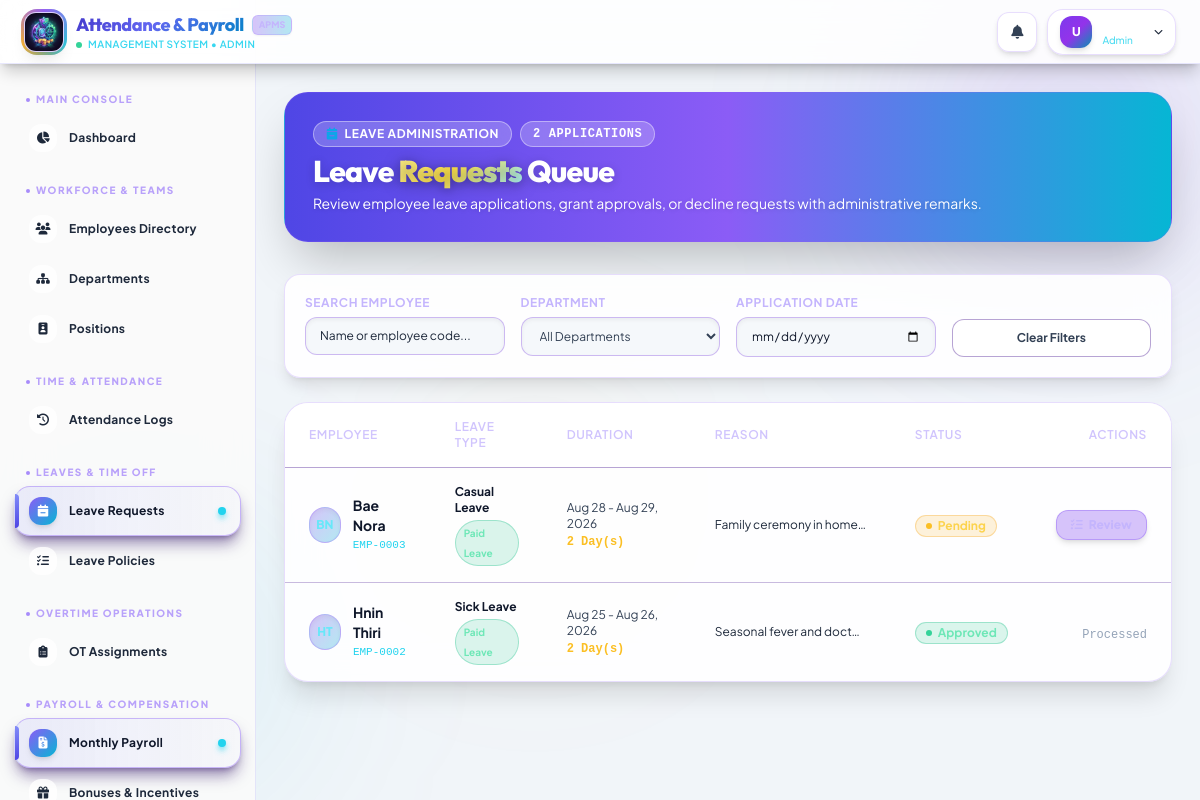
Screenshot of /admin/leaves (signed in) with the database file from the repository.
### tables this page shows
CREATE TABLE `leaverequest` (
  `RequestID` int NOT NULL AUTO_INCREMENT,
  `LeaveTypeID` int NOT NULL,
  `EmpID` int NOT NULL,
  `StartDate` date NOT NULL,
  `EndDate` date NOT NULL,
  `Reason` text NOT NULL,
  `Status` enum('Pending','Approved','Rejected') NOT NULL DEFAULT 'Pending',
  PRIMARY KEY (`RequestID`),
  KEY `idx_leaverequest_type` (`LeaveTypeID`),
  KEY `idx_leaverequest_emp` (`EmpID`),
  CONSTRAINT `fk_leaverequest_leavetype` FOREIGN KEY (`LeaveTypeID`) REFERENCES `leavetypes` (`LeaveTypeID`) ON DELETE RESTRICT ON UPDATE CASCADE,
  CONSTRAINT `fk_leaverequest_employee` FOREIGN KEY (`EmpID`) REFERENCES `employee` (`EmpID`) ON DELETE CASCADE ON UPDATE CASCADE
);

CREATE TABLE `employee` (
  `EmpID` int NOT NULL AUTO_INCREMENT,
  `FirstName` varchar(100) NOT NULL,
  `LastName` varchar(100) NOT NULL,
  `Gender` enum('Male','Female','Other') NOT NULL DEFAULT 'Other',
  `Email` varchar(255) NOT NULL,
  `Password` varchar(255) NOT NULL,
  `PhoneNumber` varchar(30) NOT NULL,
  `Address` text NOT NULL,
  `PositionID` int NOT NULL,
  `JoinDate` date NOT NULL,
  `Status` enum('Active','Inactive') NOT NULL DEFAULT 'Active',
  `ProfilePhoto` varchar(255) DEFAULT NULL,
  `PasswordResetRequest` tinyint(1) NOT NULL DEFAULT '0',
  `is_first_login` tinyint(1) NOT NULL DEFAULT '1',
  PRIMARY KEY (`EmpID`),
  UNIQUE KEY `uq_emp_email` (`Email`),
  KEY `idx_employee_position` (`PositionID`),
  KEY `idx_employee_status` (`Status`),
  CONSTRAINT `fk_employee_position` FOREIGN KEY (`PositionID`) REFERENCES `position` (`PositionID`) ON DELETE RESTRICT ON UPDATE CASCADE
);

CREATE TABLE `leavetypes` (
  `LeaveTypeID` int NOT NULL AUTO_INCREMENT,
  `LeaveType` varchar(100) NOT NULL,
  `DaysAllowed` int NOT NULL DEFAULT '0',
  `IsPaid` tinyint(1) NOT NULL DEFAULT '1',
  `DeductionRate` decimal(10,2) NOT NULL DEFAULT '0.00',
  `DurationMonths` int NOT NULL DEFAULT '0',
  PRIMARY KEY (`LeaveTypeID`),
  UNIQUE KEY `uq_leavetype_name` (`LeaveType`)
);

### controllers/AdminController.php (called while the page is built, shortened)
<?php
class AdminController extends Controller {
    public function leaves() {
        $leaveRequestModel = $this->model('LeaveRequest');
        $departmentModel = $this->model('Department');
        $filters = [
            'search' => $_GET['search'] ?? '',
            'DeptID' => $_GET['department_id'] ?? '',
            'status' => $_GET['status'] ?? '',
            'leave_type' => $_GET['leave_type'] ?? '',
            'date' => $_GET['date'] ?? ''
        ];
        $leaveRequests = $leaveRequestModel->getAll();
        $departments = $departmentModel->getAll();
        $this->view('layouts/main', [
            'title' => 'Leave Management',
            'content' => 'admin/leaves',
            'leaveRequests' => $leaveRequests,
            'departments' => $departments,
            'filters' => $filters,
            'page' => 1,
            'total_pages' => 1
        ]);
    }
}

### core/Router.php (called while the page is built, shortened)
<?php
class Router {
    protected $currentMethod = 'index';
    public function __construct() {
        $url = $this->getUrl();
        if(isset($url[0]) && file_exists(__DIR__ . '/../controllers/' . ucwords($url[0]). 'Controller.php')){
            unset($url[0]);
        }
        $this->currentController = new $this->currentController;
        if(isset($url[1])){
            if(method_exists($this->currentController, $url[1])){
                $this->currentMethod = $url[1];
                unset($url[1]);
            }
        }
        $this->params = $url ? array_values($url) : [];
        call_user_func_array([$this->currentController, $this->currentMethod], $this->params);
    }
    public function getUrl(){
        if(isset($_GET['url'])){
            $url = rtrim($_GET['url'], '/');
            $url = filter_var($url, FILTER_SANITIZE_URL);
            $url = explode('/', $url);
            return $url;
        }
        return [];
    }
}

### index.php (called while the page is built, shortened)
<?php
require_once __DIR__ . '/config/database.php';
require_once __DIR__ . '/core/Controller.php';
require_once __DIR__ . '/core/Router.php';
$router = new Router();

### models/LeaveRequest.php (called while the page is built, shortened)
<?php
require_once __DIR__ . '/../config/database.php';
class LeaveRequest {
    private $conn;
    private $table = 'LeaveRequest';
    public function __construct() {
        $database = new Database();
        $this->conn = $database->getConnection();
    }
    public function getAll() {
        $query = "SELECT lr.*, lt.LeaveType, lt.IsPaid, e.FirstName, e.LastName, p.DeptID, d.DeptName, DATEDIFF(lr.EndDate, lr.StartDate) + 1 as days
                  FROM " . $this->table . " lr
                  LEFT JOIN LeaveTypes lt ON lr.LeaveTypeID = lt.LeaveTypeID
                  LEFT JOIN Employee e ON lr.EmpID = e.EmpID
                  LEFT JOIN Position p ON e.PositionID = p.PositionID
                  LEFT JOIN Department d ON p.DeptID = d.DeptID
                  ORDER BY lr.RequestID DESC";
        $stmt = $this->conn->prepare($query);
        $stmt->execute();
        return $stmt->fetchAll(PDO::FETCH_ASSOC);
    }
}

### config/database.php (called while the page is built, shortened)
<?php
class Database {
    private $host = "localhost";
    private $db_name = "payrolldb";
    private $username = "root";
    private $password = "";
    public function getConnection() {
        $this->conn = null;
        try {
            $this->conn = new PDO("mysql:host=" . $this->host . ";dbname=" . $this->db_name, $this->username, $this->password);
            $this->conn->exec("set names utf8");
            $this->conn->setAttribute(PDO::ATTR_ERRMODE, PDO::ERRMODE_EXCEPTION);
            $this->conn->setAttribute(PDO::ATTR_DEFAULT_FETCH_MODE, PDO::FETCH_ASSOC);
        } catch(PDOException $exception) {
            echo "Database Connection Error: " . $exception->getMessage();
        }
        return $this->conn;
    }
}

### views/admin/leaves.php (the view, shortened to what this page needs)
<div class="relative overflow-hidden rounded-3xl bg-gradient-to-r from-indigo-600 via-violet-500 to-cyan-500 border border-violet-500/25 p-6 lg:p-7 mb-8 shadow-2xl" data-aos="fade-down">
    <div class="relative z-10 flex flex-col sm:flex-row items-start sm:items-center justify-between gap-4">
        <div>
            <div class="flex items-center gap-2 mb-1.5">
                <span class="inline-flex items-center gap-1.5 px-3 py-1 rounded-full bg-violet-500/15 border border-violet-500/30 text-violet-300 text-xs font-bold uppercase tracking-wider">
                    <i class="fa-solid fa-calendar-minus text-secondary"></i>
                    <span>Leave Administration</span>
                </span>
                <span class="inline-flex items-center px-3 py-1 rounded-full bg-cyan-500/15 border border-cyan-500/30 text-cyan-300 text-xs font-bold uppercase tracking-wider font-mono">
                    <?= count($data['leaveRequests'] ?? []) ?> Applications
                </span>
            </div>
            <h1 class="text-2xl sm:text-3xl font-extrabold text-white tracking-tight font-outfit">
                Leave <span class="gradient-text">Requests</span> Queue
            </h1>
            <p class="text-gray-300 text-xs sm:text-sm mt-1">Review employee leave applications, grant approvals, or decline requests with administrative remarks.</p>
        </div>
    </div>
</div>
<div class="card-glass rounded-2xl p-5 mb-6 border border-violet-500/20 shadow-lg" data-aos="fade-up" data-aos-delay="50">
    <form method="GET" action="/payrollsystem/admin/leaves" class="grid grid-cols-1 md:grid-cols-2 lg:grid-cols-4 gap-4">
        <div>
            <label class="block text-xs font-bold uppercase tracking-wider text-violet-300 mb-1.5">Search Employee</label>
            <input type="text" name="search" value="<?= htmlspecialchars($data['filters']['search']) ?>" placeholder="Name or employee code..." class="w-full px-3.5 py-2.5 bg-darker/70 border border-violet-700/30 text-white rounded-xl focus:ring-2 focus:ring-violet-500 text-xs shadow-inner">
        </div>
        <div>
            <label class="block text-xs font-bold uppercase tracking-wider text-violet-300 mb-1.5">Department</label>
            <select name="department_id" onchange="this.form.submit()" class="w-full px-3.5 py-2.5 bg-darker/70 border border-violet-700/30 text-gray-300 rounded-xl focus:ring-2 focus:ring-violet-500 text-xs shadow-inner cursor-pointer">
                <option value="">All Departments</option>
            </select>
        </div>
        <div>
            <label class="block text-xs font-bold uppercase tracking-wider text-violet-300 mb-1.5">Application Date</label>
            <input type="date" name="date" value="<?= htmlspecialchars($data['filters']['date'] ?? '') ?>" onchange="this.form.submit()" class="w-full px-3.5 py-2.5 bg-darker/70 border border-violet-700/30 text-white rounded-xl focus:ring-2 focus:ring-violet-500 text-xs shadow-inner">
        </div>
        <div class="flex items-end gap-2">
            <a href="/payrollsystem/admin/leaves" class="w-full py-2.5 text-center bg-surface hover:bg-violet-600/20 text-gray-300 border border-violet-900/40 font-bold rounded-xl text-xs transition-colors">
                Clear Filters
            </a>
        </div>
    </form>
</div>
<div class="card-glass rounded-3xl overflow-hidden border border-violet-500/20 mb-8 shadow-xl" data-aos="fade-up" data-aos-delay="100">
    <div class="overflow-x-auto">
        <table class="w-full text-sm text-left text-gray-400">
            <thead class="text-xs uppercase bg-surface/80 text-violet-300/80 border-b border-violet-900/40">
                <tr>
                    <th scope="col" class="px-6 py-4 font-semibold tracking-wider">Employee</th>
                    <th scope="col" class="px-6 py-4 font-semibold tracking-wider">Leave Type</th>
                    <th scope="col" class="px-6 py-4 font-semibold tracking-wider">Duration</th>
                    <th scope="col" class="px-6 py-4 font-semibold tracking-wider">Reason</th>
                    <th scope="col" class="px-6 py-4 font-semibold tracking-wider">Status</th>
                    <th scope="col" class="px-6 py-4 font-semibold tracking-wider text-right">Actions</th>
                </tr>
            </thead>
            <tbody class="divide-y divide-violet-900/30">
                <?php if(empty($data['leaveRequests'])): ?>
                    <tr>
                        <td colspan="6" class="px-6 py-12 text-center text-gray-500">
                            <div class="w-12 h-12 mx-auto bg-surface rounded-2xl border border-violet-900/40 flex items-center justify-center mb-2 text-violet-400">
                                <i class="fa-solid fa-calendar-check text-2xl"></i>
                            </div>
                            <p class="font-semibold text-gray-300">No leave requests found</p>
                            <p class="text-xs text-gray-500 mt-0.5">Submitted employee leave applications will appear here for review.</p>
                        </td>
                    </tr>
                <?php else: ?>
                    <?php foreach($data['leaveRequests'] as $lr): ?>
                    <tr class="hover:bg-violet-950/20 transition-colors group">
                        <td class="px-6 py-4">
                            <div class="flex items-center gap-3">
                                <div class="w-9 h-9 rounded-2xl bg-gradient-to-br from-violet-600/30 to-cyan-500/30 text-cyan-300 border border-violet-500/30 flex items-center justify-center font-extrabold text-xs shadow-inner">
                                    <?= strtoupper(substr($lr['FirstName'],0,1) . substr($lr['LastName'],0,1)) ?>
                                </div>
                                <div>
                                    <div class="font-bold text-white group-hover:text-violet-300 transition-colors"><?= htmlspecialchars($lr['FirstName'] . ' ' . $lr['LastName']) ?></div>
                                    <div class="text-[11px] text-cyan-400 font-mono">EMP-<?= str_pad($lr['EmpID'], 4, '0', STR_PAD_LEFT) ?></div>
                                </div>
                            </div>
                        </td>
                        <td class="px-6 py-4">
                            <div class="font-bold text-white text-xs"><?= htmlspecialchars($lr['LeaveType']) ?></div>
                            <?php if($lr['IsPaid']): ?>
                                <span class="inline-flex items-center mt-1 px-2 py-0.5 text-[10px] font-bold bg-emerald-500/15 text-emerald-300 rounded-full border border-emerald-500/30">Paid Leave</span>
                            <?php else: ?>
                                <span class="inline-flex items-center mt-1 px-2 py-0.5 text-[10px] font-bold bg-gray-500/15 text-gray-400 rounded-full border border-gray-500/30">Unpaid Leave</span>
                            <?php endif; ?>
                        </td>
                        <td class="px-6 py-4">
                            <div class="text-xs text-gray-300">
                                <?= date('M j', strtotime($lr['StartDate'])) ?> - <?= date('M j, Y', strtotime($lr['EndDate'])) ?>
                                <div class="font-extrabold text-amber-400 mt-0.5 font-mono"><?= $lr['days'] ?> Day(s)</div>
                            </div>
                        </td>
                        <td class="px-6 py-4 max-w-[200px] truncate text-gray-400 text-xs" title="<?= htmlspecialchars($lr['Reason']) ?>">
                            <?= htmlspecialchars($lr['Reason']) ?>
                        </td>
                        <td class="px-6 py-4">
                            <?php if($lr['Status'] === 'Approved'): ?>
                                <span class="inline-flex items-center px-2.5 py-0.5 rounded-full text-xs font-bold bg-emerald-500/15 text-emerald-300 border border-emerald-500/30">
                                    <span class="w-1.5 h-1.5 rounded-full bg-emerald-400 mr-1.5"></span> Approved
                                </span>
                            <?php elseif($lr['Status'] === 'Rejected'): ?>
                                <span class="inline-flex items-center px-2.5 py-0.5 rounded-full text-xs font-bold bg-rose-500/15 text-rose-300 border border-rose-500/30">
                                    <span class="w-1.5 h-1.5 rounded-full bg-rose-400 mr-1.5"></span> Rejected
                                </span>
                            <?php else: ?>
                                <span class="inline-flex items-center px-2.5 py-0.5 rounded-full text-xs font-bold bg-amber-500/15 text-amber-300 border border-amber-500/30 animate-pulse">
                                    <span class="w-1.5 h-1.5 rounded-full bg-amber-400 mr-1.5"></span> Pending
                                </span>
                            <?php endif; ?>
                        </td>
                        <td class="px-6 py-4 text-right">
                            <?php if($lr['Status'] === 'Pending'): ?>
                                <button onclick="actionLeave(<?= $lr['RequestID'] ?>)" class="inline-flex items-center gap-1.5 bg-violet-600/30 hover:bg-violet-600/50 text-violet-300 border border-violet-500/40 px-3.5 py-1.5 rounded-xl text-xs font-extrabold transition-all hover:scale-105 shadow-md">
                                    <i class="fa-solid fa-list-check"></i> Review
                                </button>
                            <?php else: ?>
                                <span class="text-gray-500 text-xs font-mono">Processed</span>
                            <?php endif; ?>
                        </td>
                    </tr>
                    <?php endforeach; ?>
                <?php endif; ?>
            </tbody>
        </table>
    </div>
</div>

### rows the page displays
leaverequest: EmpID.LastName "BN", EmpID.LastName "Bae Nora", EmpID "0003", LeaveTypeID.LeaveType "Casual Leave", StartDate "Aug 28", EndDate "Aug 29, 2026", days "2", Reason "Family ceremony in home…", Status "Pending" (drawn)
leaverequest: EmpID.LastName "HT", EmpID.LastName "Hnin Thiri", EmpID "0002", LeaveTypeID.LeaveType "Sick Leave", StartDate "Aug 25", EndDate "Aug 26, 2026", days "2", Reason "Seasonal fever and doct…", Status "Approved" (drawn)

### other values shown
$_SESSION['role'] "ADMIN"
substr($_SESSION['Email'] ?? ($_SESSION['first_name'] ?? 'U'), 0, 1) "U"
$_SESSION['role'] "Admin"
$section['label'] "MAIN CONSOLE"
$item['label'] "Dashboard"
$section['label'] "WORKFORCE & TEAMS"
$item['label'] "Employees Directory"
$item['label'] "Departments"
$item['label'] "Positions"
$section['label'] "TIME & ATTENDANCE"
$item['label'] "Attendance Logs"
$section['label'] "LEAVES & TIME OFF"
$item['label'] "Leave Requests"
$item['label'] "Leave Policies"
$section['label'] "OVERTIME OPERATIONS"
